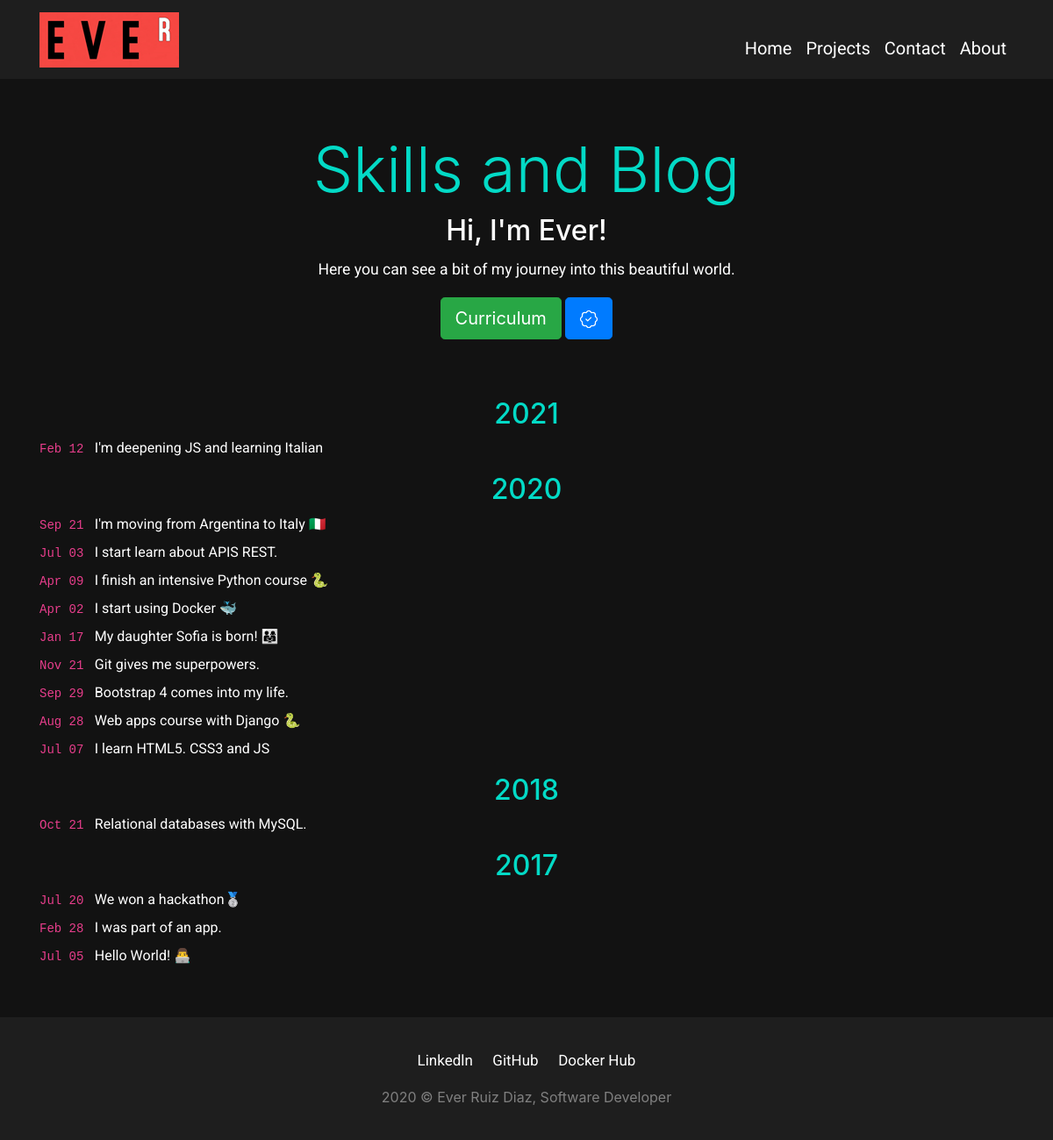
Before: / with the older database file.
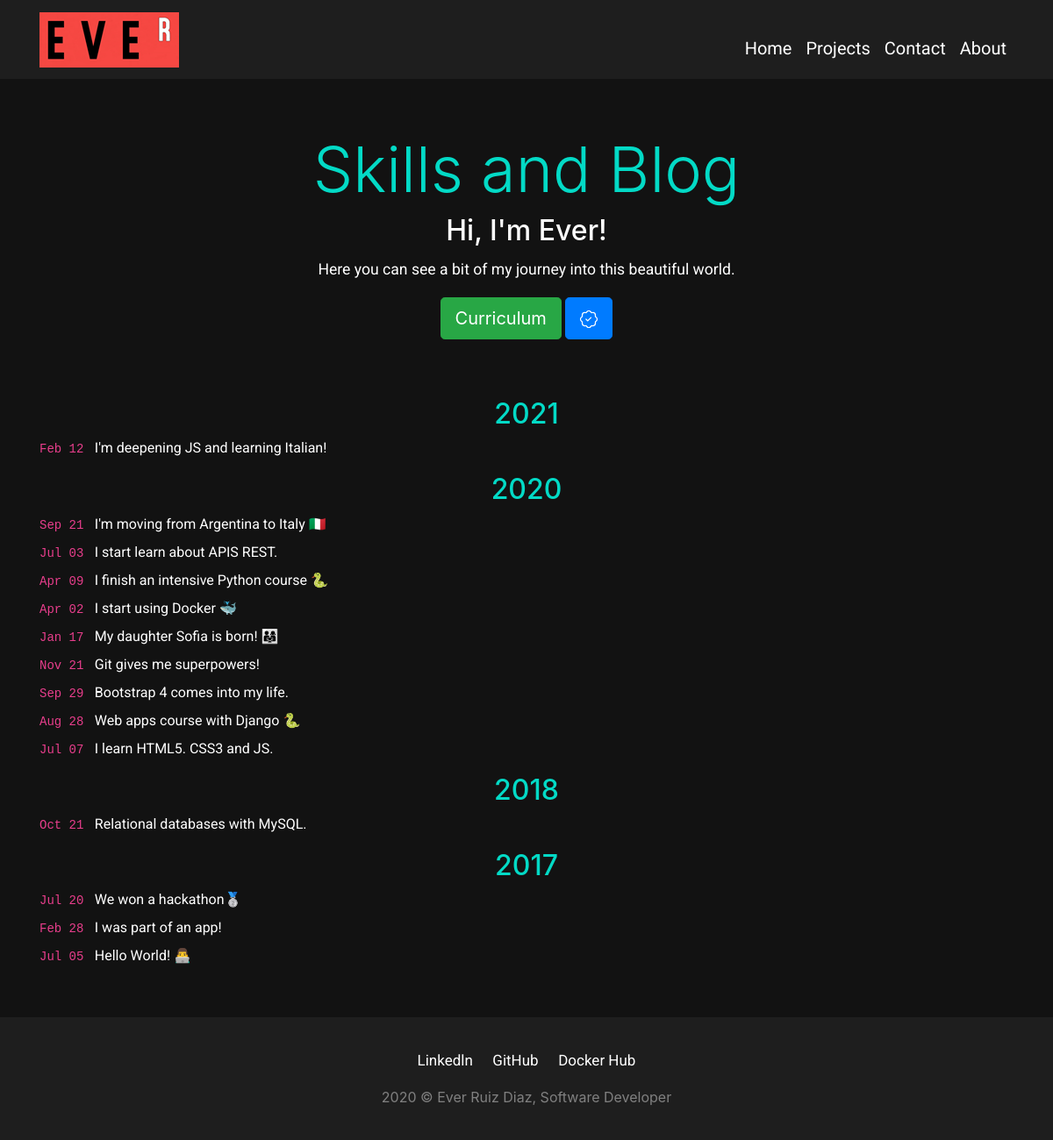
After: the same page with the newer database file.
### core/models.py (models this page shows, shortened)
class Blog(models.Model):
    title = models.CharField(verbose_name="Titulo", blank=True, max_length=150)
    subtitle = models.CharField(verbose_name="Subtitulo", blank=True, max_length=150, default="Nea")
    year = models.CharField(max_length=4, verbose_name="Año", null=True, blank=True)
    text_time = models.CharField(max_length=6, verbose_name="Fecha")
    description = RichTextField(verbose_name="Descripcion", blank=True, null=True)
    ordering = FloatField(verbose_name='Orden', default=0)
    link = models.URLField(null=True, blank=True)
    created = models.DateTimeField(auto_now_add=True, verbose_name='Fecha de creación')
    updated = models.DateTimeField(auto_now=True, verbose_name='Fecha de actualización')
    class Meta:
        verbose_name = "Blog"
        verbose_name_plural = "Blog"
        ordering = ['-ordering','created']

### core/views.py (the view)
# urls.py: path('', views.home, name='home'),
def home(request):
    blog = Blog.objects.all()
    return render(request, 'core/home.html', {'blog':blog})

### core/templates/core/home.html (shortened to what this page needs)
{% extends 'core/base.html' %}
{% load static %}
{% block content %}
    <div id="header" style="margin-bottom: 50px !important;">
        <h1 id="supertitle" class="display-3 pt-4">Skills and Blog</h1>
        <h2 id="subheader">Hi, I'm Ever!</h2>
        <p id="superp">Here you can see a bit of my journey into this beautiful world.</p>
        <a id= "curriculum" href="{% static 'core/docs/curriculum.pdf' %}" target="blank"><button type="button" class="btn btn-success btn-lg">Curriculum</button></a>
        <a id= "curriculum" href="{% url 'certifications' %}" target="blank">
            <button type="button" class="btn btn-primary btn-lg" title="Certifications">
            </button>
        </a>
    </div>
    <div class="pb-5 container" id="rosalia">
        <div>
            {% for elemento in blog %}
            <div>
                <h2 id="year_blog" class="text-center {% if elemento.year != None %} pt-3 {% endif %}">
                    {% if elemento.year != None %}
                        {{elemento.year}}
                    {% endif %}
                </h2>
                <a class="text-left" type="button" data-toggle="modal" data-target="#{{elemento.subtitle}}" target="blank" id="stories" type="button" href="{% if elemento.link != None %} {{elemento.link}} {% endif %}" style="display: flex; align-items: start;">
                    <span style="white-space: nowrap;">
                    <code>
                        <time class="dt-published dt-updated" datetime="{{elemento.datetime}}">
                            {{elemento.text_time}}
                        </time>
                    </code>
                        &nbsp;</span>
                    <span class="link__title">{{elemento.title}}</span>
                </a>
            </div>
        {% endfor %}
        </div>
    </div>
{% endblock %}

### core/templates/core/base.html (shortened to what this page needs)
<!DOCTYPE html>
<html lang="en">
<head>
    {% load static %}
    {% load bootstrap4 %}
    {% load bootstrap4 %}{% bootstrap_css %}
    <link href="{% static 'core/css/styles.css' %}" rel="stylesheet">
    <link href="{% static 'core/css/media.css' %}" media="(max-width:800px)" rel="stylesheet">
</head>
<body>
    {% include 'core/navigation.html' %}
    {% block content %}{% endblock %}
    {% include 'core/footer.html' %}
</body>
</html>

### core/templates/core/navigation.html (shortened to what this page needs)
{% load static %}
<nav class="navbar navbar-expand-md navbar-dark">
    <div class="container">
        <a href="{% url 'home' %}" class="navbar-brand"><img src="{% static 'core/img/logo.png' %}" title="Logo"></a>
        <div class="collapse navbar-collapse navigation" id="testNavbar">
            <ul class="navbar-nav ml-auto">
                <li class="nav-item" style="height: 50px;"><a class="nav-link blockquote mt-4" href="{% url 'home' %}">Home</a></li>
                <li class="nav-item" style="height: 50px;"><a class="nav-link blockquote mt-4" href="{% url 'projects' %}">Projects</a></li>
                <li class="nav-item" style="height: 50px;"><a class="nav-link blockquote mt-4" href="{% url 'contact' %}">Contact</a></li>
                <li class="nav-item mb-4" style="height: 50px;"><a class="nav-link blockquote mt-4" href="{% url 'about' %}">About</a></li>
            </ul>
        </div>
    </div>
</nav>

### core/templates/core/footer.html
<footer class="col-md-12">
    <div id="redes">
        <ul style="padding-left: 0px !important;">
            <a target="blank" href="https://www.linkedin.com/in/everdev/">Linkedln</a>
            <a target="blank" href="https://github.com/ruizdiazever">GitHub</a>
            <a target="blank" href="https://hub.docker.com/u/ruizdiazever/">Docker Hub</a>
        </ul>
    </div>
    <div class="copy">
        </p>2020 &copy Ever Ruiz Diaz, Software Developer</p>
    </div>
</footer>

### core/static/core/css/styles.css (style rules this page uses)
body { background-color: #121212; }
.navbar { background-color: #1E1E1E; }
#testNavbar ul li a { text-decoration: none; color: white; transition: all 0.5s ease-in; -moz-transition: all 0.5s ease-in; -ms-transition: all 0.5s ease-in; -o-transition: all 0.5s ease-in; -webkit-transition: all 0.5s ease-in; font-family: Roboto, sans-serif; }
.display-3 { text-align: center; color: #03DAC6; }
#subheader { text-align: center; color: white; }
#header { margin-top: 3%; margin-bottom: 2%; text-align: center; }
#header p { color: white; }
p { font-family: "Roboto",Helvetica,Arial,sans-serif; font-size: 1.1rem; line-height: 2rem; }
#stories { color: #FFFFFF; text-decoration: none; font-family: "Roboto",Helvetica,Arial,sans-serif; }
#year_blog { color: #03DAC6; }
.link__title { transition: all 0.5s ease-in; -moz-transition: all 0.5s ease-in; -ms-transition: all 0.5s ease-in; -o-transition: all 0.5s ease-in; -webkit-transition: all 0.5s ease-in }
footer { text-align: center; line-height: center; width: 100%; height: 140px; bottom: 0; position: static; background-color: #1E1E1E; }
#redes { margin-top: 10px }
#redes ul { padding-top: 37px; }
div.copy { padding-bottom: 1px; color: gray; position: relative }
#redes ul a { font-family: Roboto, sans-serif; text-decoration: none; font-size: 17px; padding: 9px; color: white; transition: all 0.5s ease-in; -moz-transition: all 0.5s ease-in; -ms-transition: all 0.5s ease-in; -o-transition: all 0.5s ease-in; -webkit-transition: all 0.5s ease-in }
button { border-radius:10px; outline:none; }

### core/static/core/css/media.css (style rules this page uses)
#supertitle { font-size: xx-large; }
#subheader { font-size: x-large; }
#superp { margin-left: 6%; margin-right: 6%; }
#rosalia { width: 95%; margin: 0%; margin-right: 0%; text-align: left; font-size: 16px; }

Changed rows visible on the page:
changed Blog "Feb 12": title "I'm deepening JS and learning Italian" → "I'm deepening JS and learning Italian!"
changed Blog "Nov 21": title "Git gives me superpowers." → "Git gives me superpowers!"
changed Blog "Jul 07": title "I learn HTML5. CSS3 and JS" → "I learn HTML5. CSS3 and JS."
changed Blog "Feb 28": title "I was part of an app." → "I was part of an app!"
